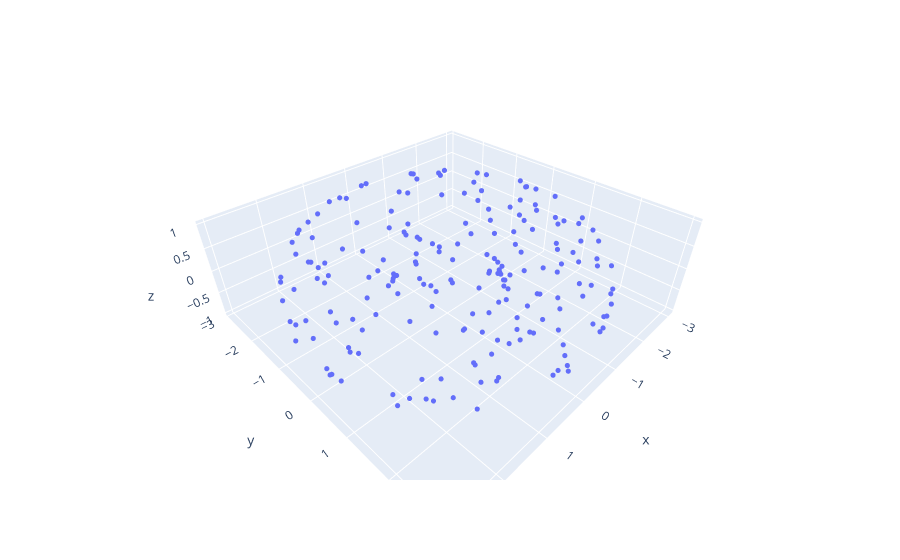

Here is the notebook cell this chart was saved with:
### Markdown cell above
### Torus

Here's a point cloud sampled from a torus, with inner radius $r=1$ and outer radius $R=2$. Again note that the figure is done with plotly, so will not work on the website.  


<a href="https://en.wikipedia.org/wiki/Torus" target="_blank"><img src="https://upload.wikimedia.org/wikipedia/commons/thumb/1/17/Tesseract_torus.png/960px-Tesseract_torus.png" alt="Annulus diagram: Credit, wikipedia" width="300"></a><br>
*Image: Wikipedia*

### Code cell
P_torus = gPC.Torus(200)
fig = px.scatter_3d(x=P_torus[:,0], y=P_torus[:,1], z=P_torus[:,2])
fig.update_traces(marker=dict(size=3))
fig.show()

### Figure 1 — Plotly figure (JSON) as saved in the notebook; plotly's stock layout.template omitted (floating-point values rounded to 4 significant figures; data arrays with more than 128 entries replaced by an {"elided": "..."} marker saying what was removed)
{"data": [{"hovertemplate": "x=%{x}<br>y=%{y}<br>z=%{z}<extra></extra>", "legendgroup": "", "marker": {"color": "#636efa", "size": 3, "symbol": "circle"}, "mode": "markers", "name": "", "scene": "scene", "showlegend": false, "type": "scatter3d", "x": {"elided": "200 float values"}, "y": {"elided": "200 float values"}, "z": {"elided": "200 float values"}}], "layout": {"legend": {"tracegroupgap": 0}, "margin": {"t": 60}, "scene": {"domain": {"x": [0, 1], "y": [0, 1]}, "xaxis": {"title": {"text": "x"}}, "yaxis": {"title": {"text": "y"}}, "zaxis": {"title": {"text": "z"}}}}}
